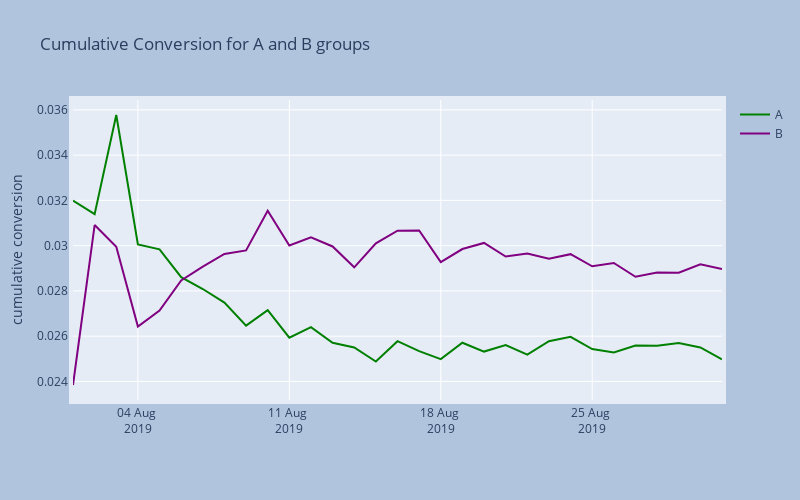

Notebook code cell kept with this figure:
### Code cell
fig = go.Figure()
fig.add_trace(go.Scatter(x = cumulativeDataA['date'], 
                        y = cumulativeDataA['conversion'],
                    mode = 'lines',
                    name = 'A', line = dict(color = 'green', width = 2 )))
fig.add_trace(go.Scatter(x = cumulativeDataB['date'], 
                        y = cumulativeDataB['conversion'], 
                    mode = 'lines',
                    name = 'B', line = dict(color = 'purple', width = 2 )))

fig.update_layout(autosize = False, width = 800, height = 500, margin = dict(
        l = 50, r = 50, b = 100, t = 100, pad = 4), paper_bgcolor = 'LightSteelBlue',
                  xaxis_tickformat = '%d %b <br>%Y', 
                  title_text = 'date')
# Customize y-axis label
fig.update_yaxes(title_text = 'cumulative conversion')  # Add y-axis label
# Add title to the plot
fig.update_layout(title_text = 'Cumulative Conversion for A and B groups')
fig.update_layout(
    showlegend = True)
fig.show()

### Figure 1 — Plotly figure (JSON) as saved in the notebook; plotly's stock layout.template omitted (floating-point values rounded to 4 significant figures)
{"data": [{"line": {"color": "green", "width": 2}, "mode": "lines", "name": "A", "type": "scatter", "x": ["2019-08-01T00:00:00", "2019-08-02T00:00:00", "2019-08-03T00:00:00", "2019-08-04T00:00:00", "2019-08-05T00:00:00", "2019-08-06T00:00:00", "2019-08-07T00:00:00", "2019-08-08T00:00:00", "2019-08-09T00:00:00", "2019-08-10T00:00:00", "2019-08-11T00:00:00", "2019-08-12T00:00:00", "2019-08-13T00:00:00", "2019-08-14T00:00:00", "2019-08-15T00:00:00", "2019-08-16T00:00:00", "2019-08-17T00:00:00", "2019-08-18T00:00:00", "2019-08-19T00:00:00", "2019-08-20T00:00:00", "2019-08-21T00:00:00", "2019-08-22T00:00:00", "2019-08-23T00:00:00", "2019-08-24T00:00:00", "2019-08-25T00:00:00", "2019-08-26T00:00:00", "2019-08-27T00:00:00", "2019-08-28T00:00:00", "2019-08-29T00:00:00", "2019-08-30T00:00:00", "2019-08-31T00:00:00"], "y": [0.03199, 0.03139, 0.03577, 0.03005, 0.02984, 0.02861, 0.02808, 0.02749, 0.02647, 0.02715, 0.02593, 0.0264, 0.02571, 0.0255, 0.02488, 0.02578, 0.02534, 0.02498, 0.02571, 0.02532, 0.0256, 0.02519, 0.02578, 0.02597, 0.02543, 0.02528, 0.02559, 0.02557, 0.0257, 0.0255, 0.02498]}, {"line": {"color": "purple", "width": 2}, "mode": "lines", "name": "B", "type": "scatter", "x": ["2019-08-01T00:00:00", "2019-08-02T00:00:00", "2019-08-03T00:00:00", "2019-08-04T00:00:00", "2019-08-05T00:00:00", "2019-08-06T00:00:00", "2019-08-07T00:00:00", "2019-08-08T00:00:00", "2019-08-09T00:00:00", "2019-08-10T00:00:00", "2019-08-11T00:00:00", "2019-08-12T00:00:00", "2019-08-13T00:00:00", "2019-08-14T00:00:00", "2019-08-15T00:00:00", "2019-08-16T00:00:00", "2019-08-17T00:00:00", "2019-08-18T00:00:00", "2019-08-19T00:00:00", "2019-08-20T00:00:00", "2019-08-21T00:00:00", "2019-08-22T00:00:00", "2019-08-23T00:00:00", "2019-08-24T00:00:00", "2019-08-25T00:00:00", "2019-08-26T00:00:00", "2019-08-27T00:00:00", "2019-08-28T00:00:00", "2019-08-29T00:00:00", "2019-08-30T00:00:00", "2019-08-31T00:00:00"], "y": [0.02384, 0.03091, 0.02995, 0.02643, 0.02713, 0.02846, 0.02907, 0.02963, 0.02979, 0.03154, 0.03001, 0.03037, 0.02996, 0.02904, 0.0301, 0.03066, 0.03067, 0.02927, 0.02985, 0.03012, 0.02952, 0.02965, 0.02942, 0.02962, 0.02909, 0.02923, 0.02863, 0.02882, 0.0288, 0.02918, 0.02897]}], "layout": {"autosize": false, "height": 500, "margin": {"b": 100, "l": 50, "pad": 4, "r": 50, "t": 100}, "paper_bgcolor": "LightSteelBlue", "showlegend": true, "title": {"text": "Cumulative Conversion for A and B groups"}, "width": 800, "xaxis": {"tickformat": "%d %b <br>%Y"}, "yaxis": {"title": {"text": "cumulative conversion"}}}}
